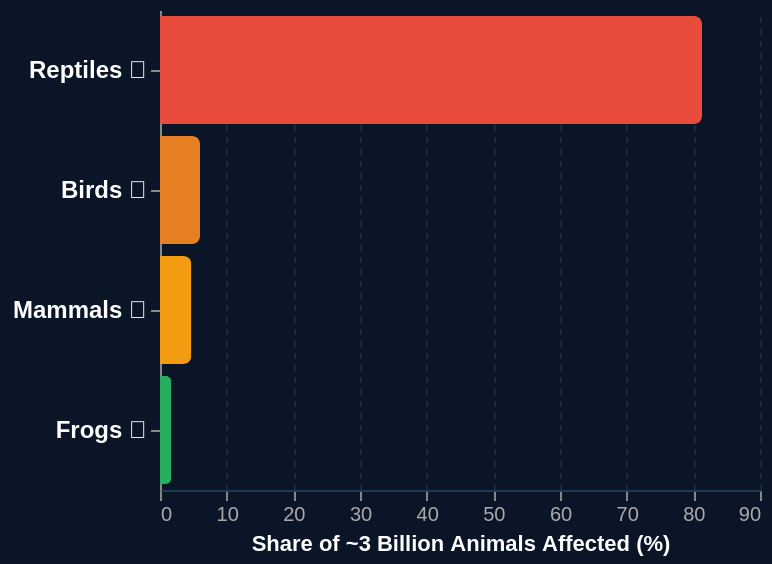

Write a Vega-Lite specification for this figure.
### Vega-Lite specification from a JSON file in a GitHub repository (floating-point values rounded to 4 significant figures)
{"$schema": "https://vega.github.io/schema/vega-lite/v5.json", "width": "container", "height": 240, "data": {"values": [{"species": "Reptiles 🦎", "billions": 2.46, "pct": 81.3, "label": "2.46B\nReptiles"}, {"species": "Birds 🦅", "billions": 0.18, "pct": 6.0, "label": "180M\nBirds"}, {"species": "Mammals 🦘", "billions": 0.143, "pct": 4.7, "label": "143M\nMammals"}, {"species": "Frogs 🐸", "billions": 0.051, "pct": 1.7, "label": "51M\nFrogs"}]}, "mark": {"type": "bar", "cornerRadiusEnd": 4}, "encoding": {"x": {"field": "pct", "type": "quantitative", "title": "Share of ~3 Billion Animals Affected (%)", "axis": {"titleFontSize": 11, "labelFontSize": 10, "titleColor": "#ffffff", "labelColor": "#aaaaaa", "grid": true, "gridDash": [3, 3], "gridColor": "#1a2a3a", "domainColor": "#1e3a55"}}, "y": {"field": "species", "type": "nominal", "title": null, "sort": {"field": "pct", "order": "descending"}, "axis": {"labelFontSize": 12, "labelColor": "#ffffff", "labelFontWeight": "bold"}}, "color": {"field": "species", "type": "nominal", "scale": {"domain": ["Reptiles 🦎", "Birds 🦅", "Mammals 🦘", "Frogs 🐸"], "range": ["#E74C3C", "#E67E22", "#F39C12", "#27AE60"]}, "legend": null}, "tooltip": [{"field": "species", "type": "nominal", "title": "Species"}, {"field": "billions", "type": "quantitative", "title": "Animals (billions)", "format": ".3f"}, {"field": "pct", "type": "quantitative", "title": "Share (%)", "format": ".1f"}]}, "config": {"background": "#0a1628", "view": {"stroke": "transparent"}}}
